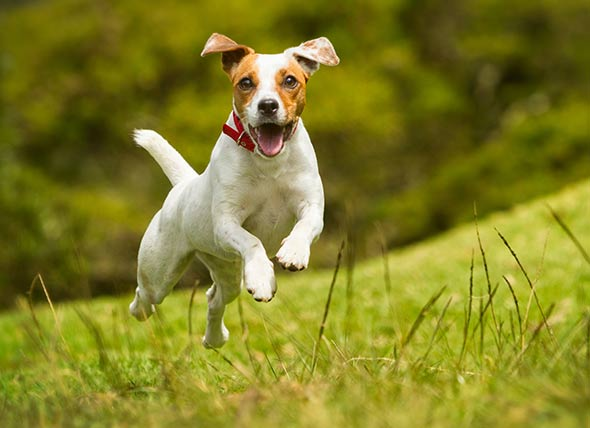
#> input picture Input/Image/dog.jpg, 590 x 428 px
$ jupyter execute 'Image Manipulation -2.ipynb'
#> lines starting #> are read from the running program, lines starting #| are printed output that depends on the picture
[cell 1]
import cv2
import numpy as np
import matplotlib.pyplot as plt

[cell 2]
def BGR2RGB(x):
    x = cv2.cvtColor(x, cv2.COLOR_BGR2RGB)
    return x

[cell 3]
def oneplt(x,title):
    plt.imshow(BGR2RGB(x)),plt.title(title)
    plt.axis("off")
    plt.show()

[cell 4]
def pltimage(img,title,value):
    plt.figure(figsize=(10,8))
    for i in range(value):
        plt.subplot(2,2,i+1)
        plt.imshow(BGR2RGB(img[i]))
        plt.title(title[i])
        plt.axis('off')
    return plt.show()

### Arithmetic Operations
Adding/subtracting the color intensity

[cell 5]
image = cv2.imread('Input/Image/dog.jpg')
#> image is the input picture: shape (428, 590, 3); mean B, G, R 37.4, 126.6, 129.7
# image = BGR2RGB(image)

Matrix = np.ones(image.shape,dtype='uint8')*75
added = cv2.add(image,Matrix)
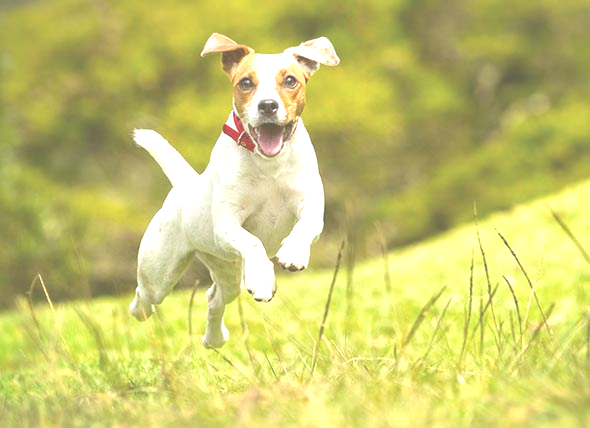
#> added: shape (428, 590, 3); mean B, G, R 110.9, 198.4, 200.8
sub = cv2.subtract(image,Matrix)
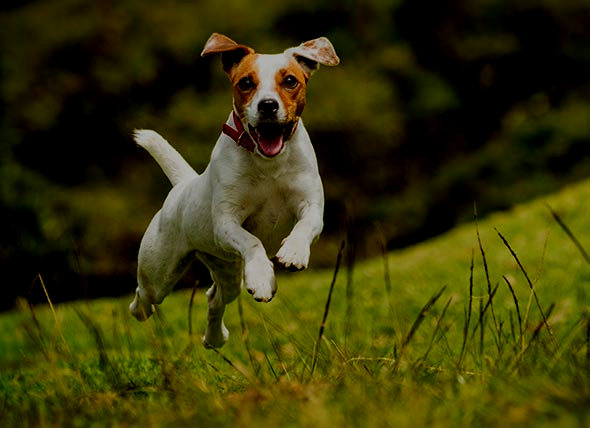
#> sub: shape (428, 590, 3); mean B, G, R 8.8, 53.7, 56.2

titles = ["Original","Added_Img","Subtract_Img"]
images = [image,added,sub]
pltimage(images,titles,3)
#> in pltimage, `return plt.show()`:
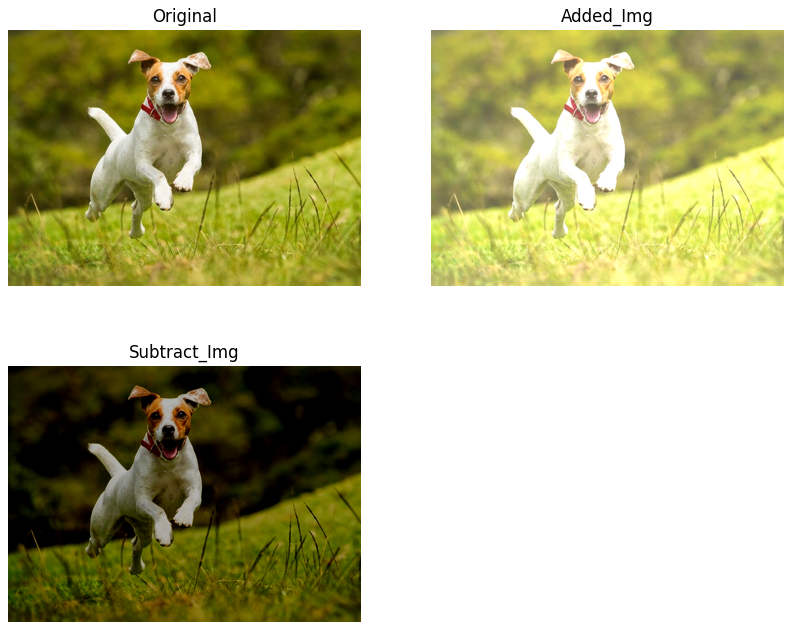
#> figure drawn by matplotlib, 3 panels

### Convolution and Blurring

**Convolution** : Convolution is a mathematical operation performed on two
functions producing a third function which is typically a modified
version of one of the original functions.
- output image = Image*Function(kernal size)

**Blurring** : In this operation we average the pixels within a region (Kernal)
- 3*3 kernal we multiply 1/9 to normalize (sum to 1)

[cell 6]
image = cv2.imread('Input/Image/elephant.jpg')
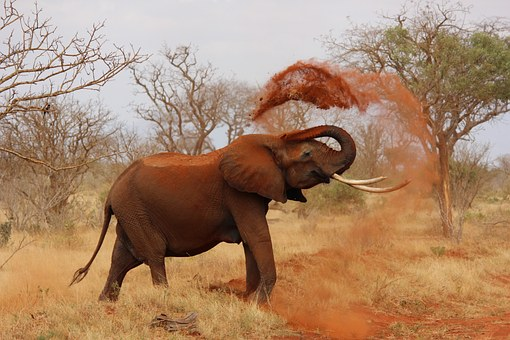
#> input picture Input/Image/elephant.jpg, 510 x 340 px
#> image is the input picture: shape (340, 510, 3); mean B, G, R 105.3, 133.3, 168.6

# Creating our 3 x 3 kernel
kernel_3x3 = np.ones((3, 3), np.float32) / 9

# We use the cv2.fitler2D to conovlve the kernal with an image
blurred = cv2.filter2D(image, -1, kernel_3x3)
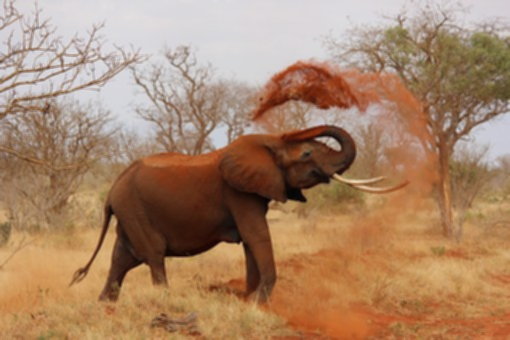
#> blurred: shape (340, 510, 3); mean B, G, R 105.3, 133.3, 168.6

# Creating our 7 x 7 kernel
kernel_7x7 = np.ones((7, 7), np.float32) / 49

blurred2 = cv2.filter2D(image, -1, kernel_7x7)
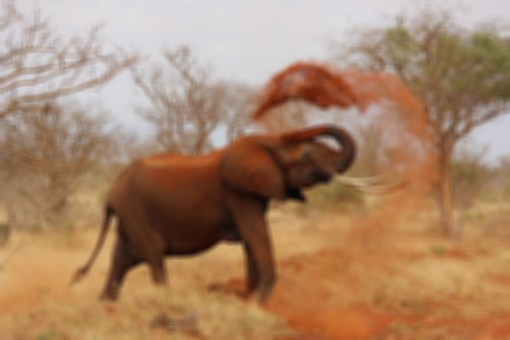
#> blurred2: shape (340, 510, 3); mean B, G, R 105.3, 133.3, 168.6

titles = ['Original Image','3x3 Kernel Blurring','7x7 Kernel Blurring']
images = [image,blurred,blurred2]

pltimage(images,titles,3)

#### Other blurr techniques

[cell 7]
image = cv2.imread('Input/Image/giraffe.jpg')
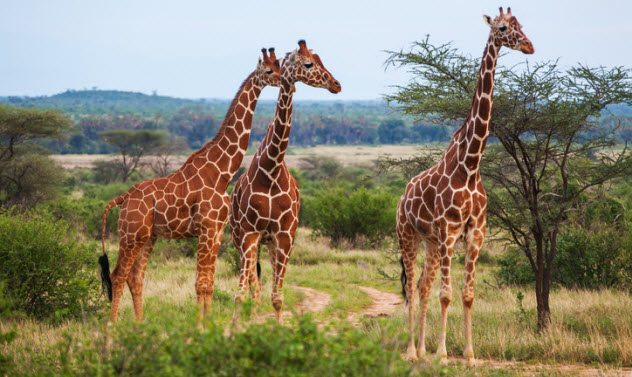
#> input picture Input/Image/giraffe.jpg, 632 x 377 px
#> image is the input picture: shape (377, 632, 3); mean B, G, R 110.7, 133.7, 140.1

# Averaging done by convolving the image with a normalized box filter.
# This takes the pixels under the box and replaces the central element
# Box size needs to odd and positive
blur = cv2.blur(image, (3,3))

# Instead of box filter, gaussian kernel
Gaussian = cv2.GaussianBlur(image, (7,7), 0)
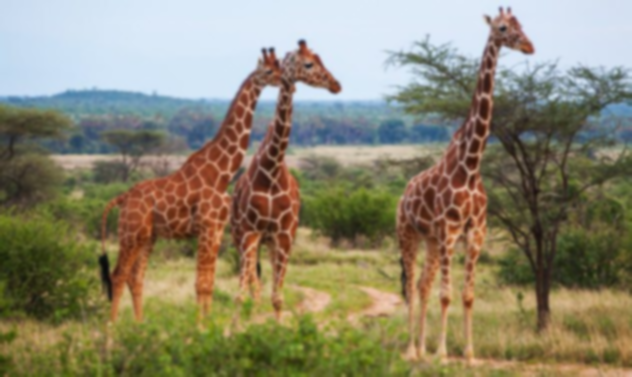
#> Gaussian: shape (377, 632, 3); mean B, G, R 110.7, 133.7, 140.1

# Takes median of all the pixels under kernel area and central
# element is replaced with this median value
median = cv2.medianBlur(image, 5)

# Bilateral is very effective in noise removal while keeping edges sharp
bilateral = cv2.bilateralFilter(image, 9, 75, 75)

titles = ['Averaging','Gaussian Blurring','Median Blurring','Bilateral Blurring']
images = [blur,Gaussian,median,bilateral]

pltimage(images,titles,4)
#> call 3 of pltimage, with value = 4
#> in pltimage (call 3), `return plt.show()`:
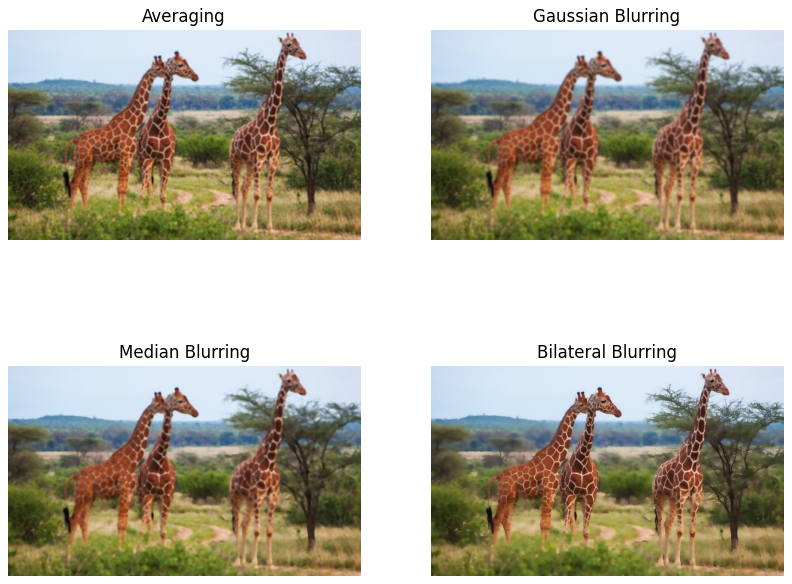
#> figure drawn by matplotlib, 4 panels

### Image De-noising - Non-Local Means Denoising

**There are 4 variations of Non-Local Means Denoising:**

- cv2.fastNlMeansDenoising() - works with a single grayscale images
- cv2.fastNlMeansDenoisingColored() - works with a color image.
- cv2.fastNlMeansDenoisingMulti() - works with image sequence captured in short period of time (grayscale images)
- cv2.fastNlMeansDenoisingColoredMulti() - same as above, but for color images.

[cell 8]
image = cv2.imread('Input/Image/giraffe.jpg')

# Parameters, after None are - the filter strength 'h' (5-10 is a good range)
# Next is hForColorComponents, set as same value as h again
#
dst = cv2.fastNlMeansDenoisingColored(image, None, 6, 6, 7, 21)
oneplt(dst,"Fast_Means_Denoising")

# cv2.imshow('Fast Means Denoising', dst)
# cv2.waitKey(0)

# cv2.destroyAllWindows()
